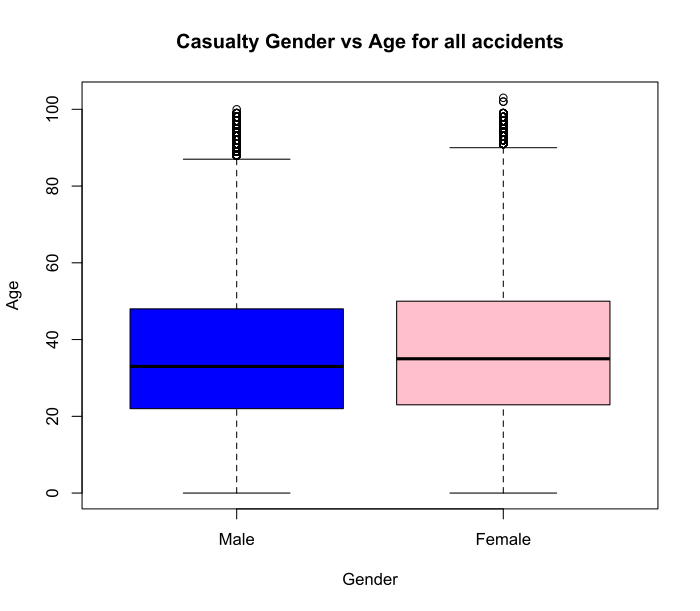

The R source for this figure:
boxplot(Age_of_Casualty~Sex_of_Casualty,data=d,names=c("Male","Female"), col=(c("blue", "pink")), main="Casualty Gender vs Age for all accidents", xlab="Gender", ylab="Age")
